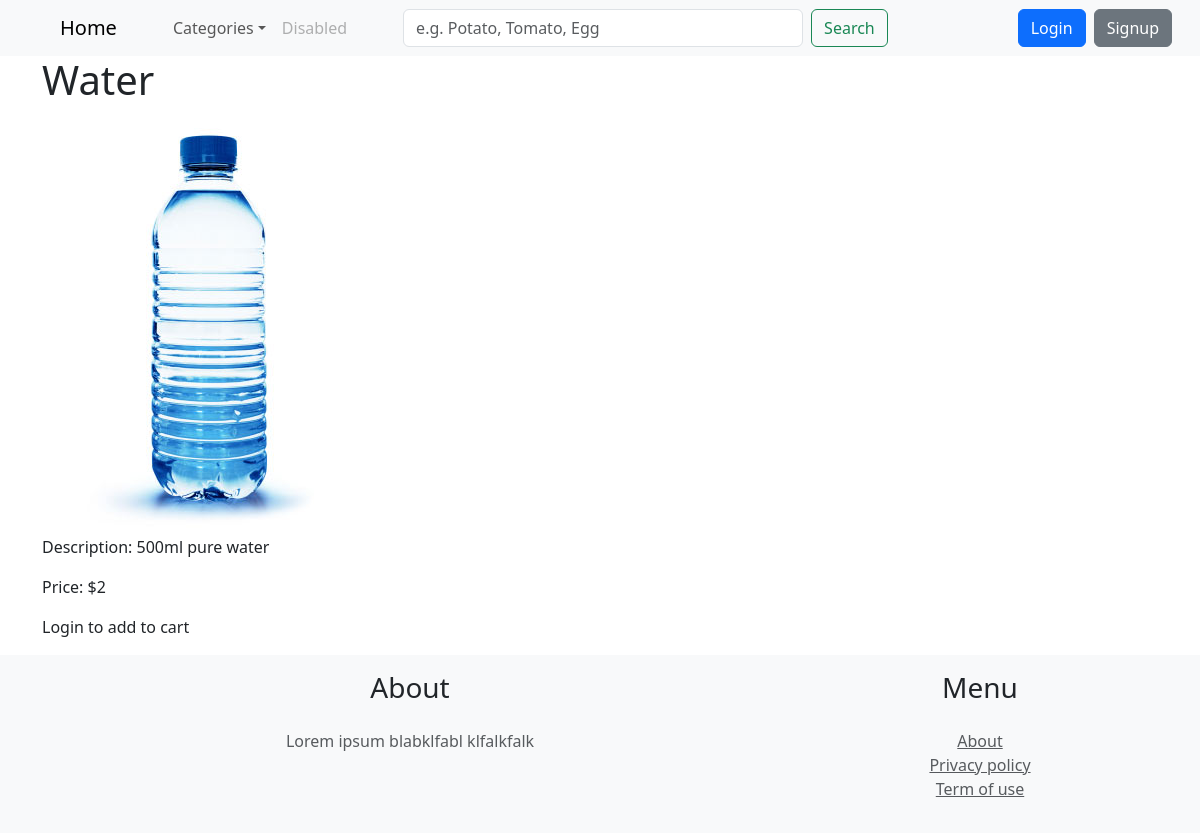
The app's page /item/product/water/ with its own data.
### item/models.py (models this page shows, shortened)
class Product(models.Model):
    name = models.CharField(max_length=100)
    image = models.ImageField(upload_to='product_images', blank=True, null=True)
    price = models.IntegerField()
    description = models.TextField()
    category = models.ForeignKey(Category, on_delete=models.CASCADE)
    slug = models.SlugField(max_length=100, unique=True)

### item/views.py (the view)
# urls.py: path("product/<slug:product_slug>/", product, name="product"),
def product(request, product_slug):
    product_object = get_object_or_404(Product, slug=product_slug)
    categories = Category.objects.all()
    context = {
        'categories': categories,
        'product': product_object,
    }
    return render(request, 'item/product.html', context)

### item/models.py (called while the page is built)
    def __str__(self):
        return self.name

### item/templates/item/product.html (shortened to what this page needs)
{% extends 'core/base.html' %}
{% block content %}
  <div class="container">
    <h1>{{ product.name }}</h1>
    <div>
      <img src="{{ product.image.url }}" alt="{{ product.name }} Image">
    </div>
    <p>Description: {{ product.description }}</p>
    <p>Price: ${{ product.price }}</p>
    {% if user.is_authenticated %}
     {% comment %} <form method="post" action="{% url 'add_to_cart' product.id %}"> {% endcomment %}
        {% csrf_token %}
        <button type="submit">Add to Cart</button>
      </form>
    {% else %}
      <p>Login to add to cart</p>
    {% endif %}
  </div>
{% endblock %}

### records on screen
Product: name "Water", image (picture), description "500ml pure water", price "2"
